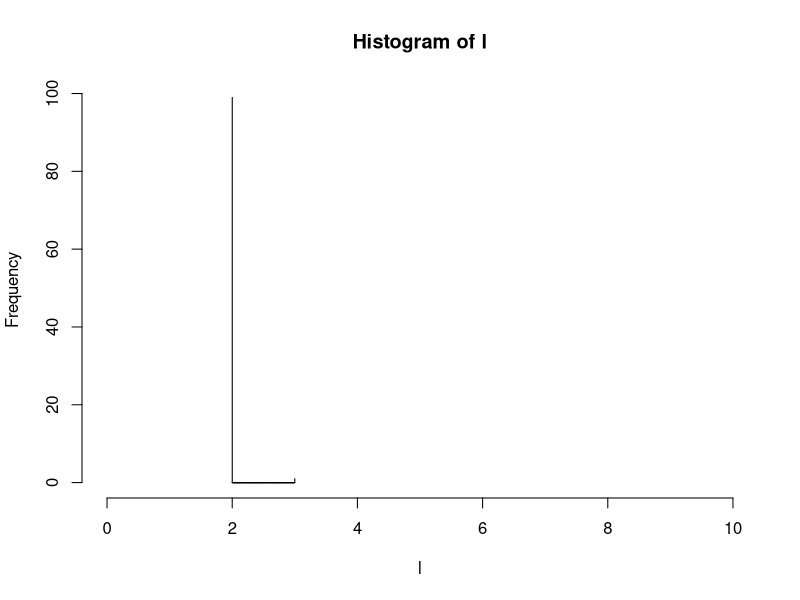
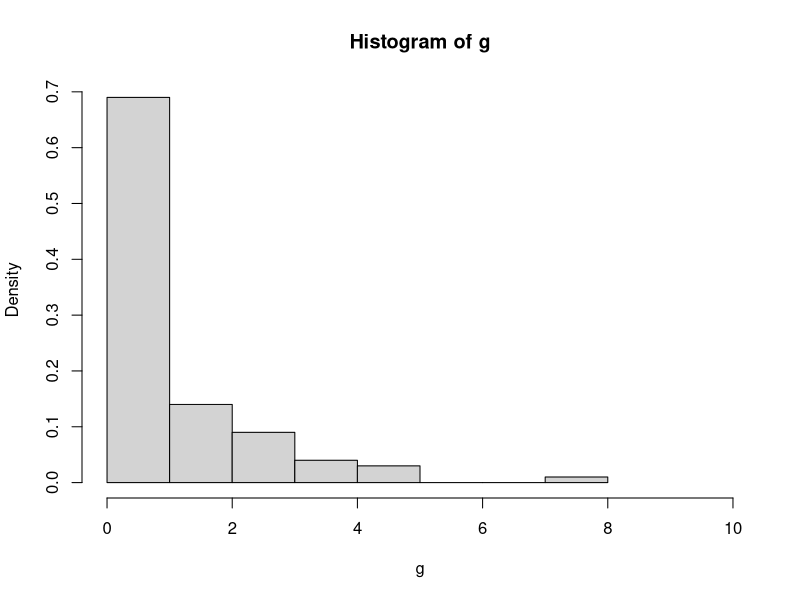
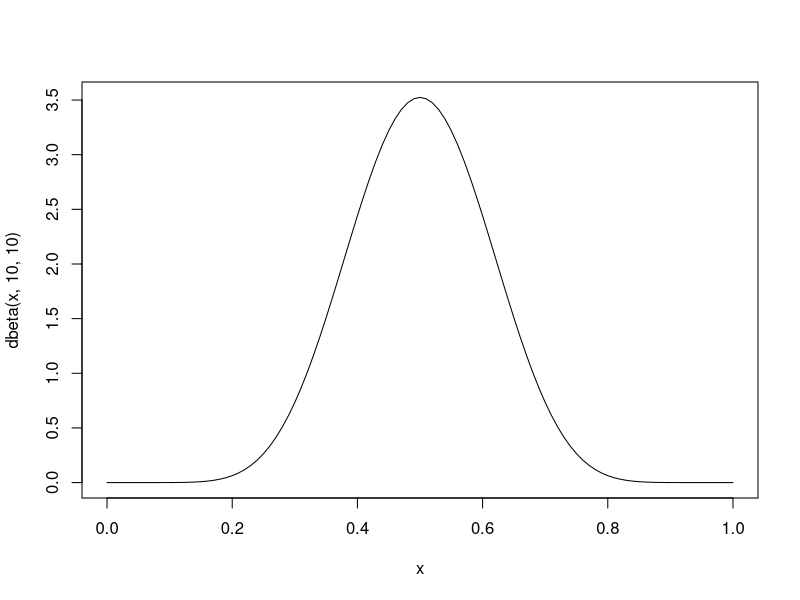

Generate these figures, in order, with R:


# Exercise rush -----------------------------------------------------------


M <- c(100, 1000, 10000, 100000, 1000000, 10000000)
set.seed(123)
l=c()
for(m in 1:100){
  u <- runif(1)
  set.seed(123)
  g <- rgeom(1,u)
  l=c(l,g)

  
}

hist(l , breaks = 1000 , xlim = c(0,10))

set.seed(123)
m <-  100
k <- runif(m)
g <- rgeom(m , u)

hist(g , breaks = 10 , xlim = c(0,10), freq = F)
points(1:10, dgeom(1:10, prob = 0) , add = T , lwd = 3)





# 2) The Exercise ---------------------------------------------------------

curve(dbeta(x,10,10))





